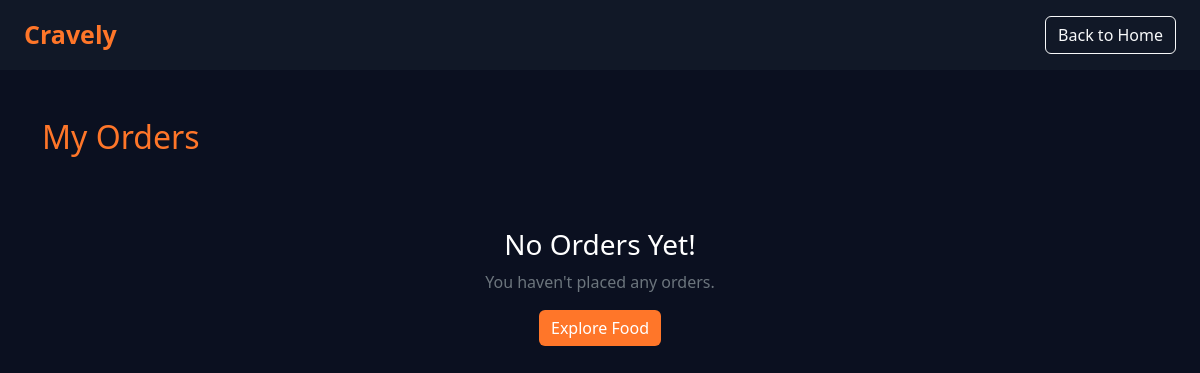
Before: /my-order/ (signed in) with the older database file.
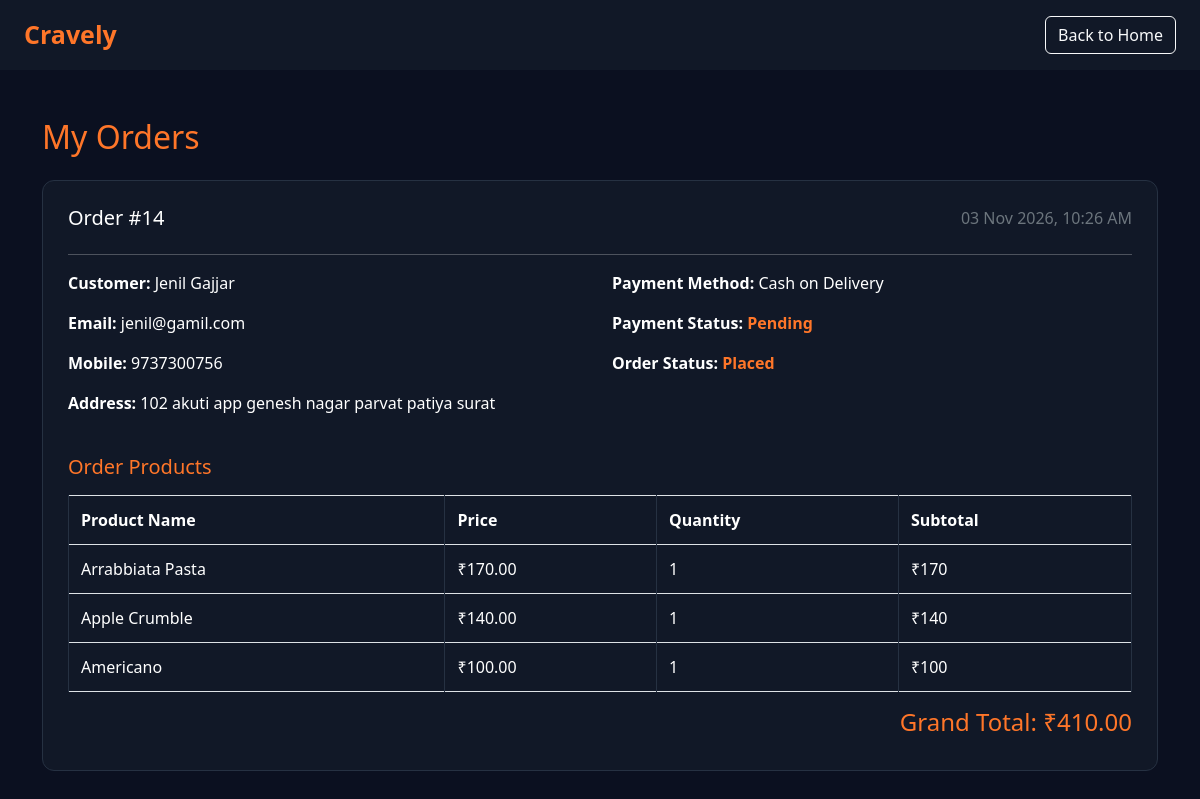
After: the same page with the newer database file.
### myapp/models.py (models this page shows, shortened)
class Order(models.Model):
    PAYMENT_CHOICES = [
        ("COD", "Cash on Delivery"),
        ("RAZORPAY", "Razorpay"),
    ]
    PAYMENT_STATUS = [
        ("Pending", "Pending"),
        ("Paid", "Paid"),
        ("Failed", "Failed"),
    ]
    ORDER_STATUS = [
        ("Placed", "Placed"),
        ("Processing", "Processing"),
        ("Delivered", "Delivered"),
        ("Cancelled", "Cancelled"),
    ]
    user = models.ForeignKey(
        User,
        on_delete=models.CASCADE
    )
    email = models.EmailField(blank=True, default="")
    full_name = models.CharField(max_length=150)
    mobile = models.CharField(max_length=15)
    address = models.TextField()
    payment_method = models.CharField(
        max_length=20,
        choices=PAYMENT_CHOICES
    )
    payment_status = models.CharField(
        max_length=20,
        choices=PAYMENT_STATUS,
        default="Pending"
    )
    order_status = models.CharField(
        max_length=20,
        choices=ORDER_STATUS,
        default="Placed"
    )
    total_amount = models.DecimalField(
        max_digits=10,
        decimal_places=2
    )
    razorpay_order_id = models.CharField(
        max_length=100,
        blank=True
    )
    razorpay_payment_id = models.CharField(
        max_length=100,
        blank=True
    )
    razorpay_signature = models.CharField(
        max_length=255,
        blank=True
    )
    created_at = models.DateTimeField(auto_now_add=True)

class OrderItem(models.Model):
    order = models.ForeignKey(
        Order,
        on_delete=models.CASCADE,
        related_name="items"
    )
    product = models.ForeignKey(
        Product,
        on_delete=models.PROTECT
    )
    quantity = models.PositiveIntegerField()
    price = models.DecimalField(
        max_digits=8,
        decimal_places=2
    )

class Product(models.Model):
    CATEGORY_CHOICES = [
        ("Chinese", "Chinese"),
        ("French Fries", "French Fries"),
        ("Coffee", "Coffee"),
        ("Drinks", "Drinks"),
        ("Fast Food", "Fast Food"),
        ("Pizza", "Pizza"),
        ("Biryani", "Biryani"),
        ("Desserts", "Desserts"),
        ("Sandwiches", "Sandwiches"),
        ("Ice Cream", "Ice Cream"),
        ("Pasta", "Pasta"),
        ("Momos", "Momos"),
    ]
    name = models.CharField(max_length=150)
    category = models.CharField(max_length=50, choices=CATEGORY_CHOICES)
    description = models.TextField(blank=True)
    price = models.DecimalField(max_digits=8, decimal_places=2)
    image_url = models.URLField(blank=True)
    is_available = models.BooleanField(default=True)
    created_at = models.DateTimeField(auto_now_add=True)
    class Meta:
        ordering = ["name"]

### myapp/views.py (the view)
# urls.py: path("my-order/", my_order, name="my-order"),
@login_required(login_url="user-login")
def my_order(request):
    orders = Order.objects.filter(
        user=request.user
    ).prefetch_related("items__product").order_by("-created_at")
    return render(request, "my-order.html", {
        "orders": orders
    })

### myapp/templates/my-order.html (shortened to what this page needs)
{% load static %}
<!DOCTYPE html>
<html lang="en">
<head>
    <link href="https://cdn.jsdelivr.net/npm/bootstrap@5.3.3/dist/css/bootstrap.min.css" rel="stylesheet">
</head>
<body>
<nav class="navbar navbar-dark px-4 py-3">
    <a href="{% url 'home' %}" class="brand">Cravely</a>
    <a href="{% url 'home' %}" class="btn btn-outline-light">
        Back to Home
    </a>
</nav>
<div class="container py-5">
    <h2 class="orange mb-4">My Orders</h2>
    {% for order in orders %}
    <div class="order-card">
        <div class="d-flex justify-content-between flex-wrap">
            <h5>Order #{{ order.id }}</h5>
            <span class="text-secondary">
                {{ order.created_at|date:"d M Y, h:i A" }}
            </span>
        </div>
        <hr>
        <div class="row">
            <div class="col-md-6">
                <p><strong>Customer:</strong> {{ order.full_name }}</p>
                <p><strong>Email:</strong> {{ order.email }}</p>
                <p><strong>Mobile:</strong> {{ order.mobile }}</p>
                <p><strong>Address:</strong> {{ order.address }}</p>
            </div>
            <div class="col-md-6">
                <p>
                    <strong>Payment Method:</strong>
                    {{ order.get_payment_method_display }}
                </p>
                <p>
                    <strong>Payment Status:</strong>
                    <span class="status">{{ order.payment_status }}</span>
                </p>
                <p>
                    <strong>Order Status:</strong>
                    <span class="status">{{ order.order_status }}</span>
                </p>
            </div>
        </div>
        <h5 class="orange mt-4 mb-3">Order Products</h5>
        <div class="table-responsive">
            <table class="table table-bordered">
                <thead>
                    <tr>
                        <th>Product Name</th>
                        <th>Price</th>
                        <th>Quantity</th>
                        <th>Subtotal</th>
                    </tr>
                </thead>
                <tbody>
                    {% for item in order.items.all %}
                    <tr>
                        <td>{{ item.product.name }}</td>
                        <td>₹{{ item.price|floatformat:2 }}</td>
                        <td>{{ item.quantity }}</td>
                        <td>₹{% widthratio item.price 1 item.quantity %}</td>
                    </tr>
                    {% empty %}
                    <tr>
                        <td colspan="4" class="text-center">
                            No products found.
                        </td>
                    </tr>
                    {% endfor %}
                </tbody>
            </table>
        </div>
        <h4 class="text-end orange">
            Grand Total: ₹{{ order.total_amount }}
        </h4>
    </div>
    {% empty %}
    <div class="text-center py-5">
        <h3>No Orders Yet!</h3>
        <p class="text-secondary">
            You haven't placed any orders.
        </p>
        <a href="{% url 'home' %}" class="btn btn-orange">
            Explore Food
        </a>
    </div>
    {% endfor %}
</div>
</body>
</html>

### myapp/templates/my-order.html (style rules this page uses)
body { background: #0b1020; color: white; }
.navbar { background: #111827; }
.brand { color: #ff7629; font-size: 25px; font-weight: bold; text-decoration: none; }
.order-card { background: #111827; border: 1px solid #263142; border-radius: 12px; padding: 25px; margin-bottom: 25px; }
.orange { color: #ff7629; }
.table th, .table td { background: #111827; color: white; border-color: #263142; padding: 12px; }
.status { color: #ff7629; font-weight: bold; }

Changed rows visible on the page:
added Order: id "14", created_at "03 Nov 2026, 10:26 AM", full_name "Jenil Gajjar", email "jenil@gamil.com", mobile "9737300756", address "102 akuti app genesh nagar parvat patiya surat", payment_method "Cash on Delivery", payment_status "Pending", order_status "Placed", total_amount "410.00"
added OrderItem: product.name "Arrabbiata Pasta", price "170.00", quantity "1", price+quantity "170"
added OrderItem: product.name "Apple Crumble", price "140.00", quantity "1", price+quantity "140"
added OrderItem: product.name "Americano", price "100.00", quantity "1", price+quantity "100"
Other visible differences:
text no longer shown: "No Orders Yet! You haven't placed any orders. Explore Food"
